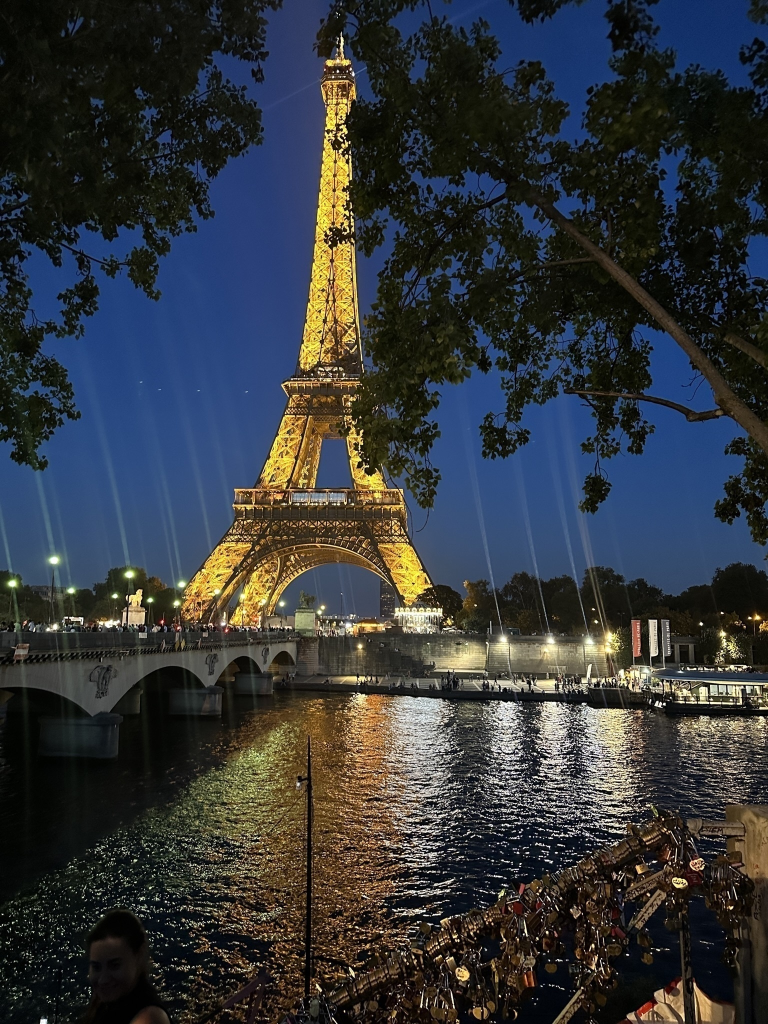
#> input picture review_opencv/images/3.jpeg, 1536 x 2048 px, found by its file name (shown at 1/2 size)
$ python Basic_Image_Manipulations.py
#> lines starting #> are read from the running program, lines starting #| are printed output that depends on the picture
import os
import cv2
import numpy as np
import matplotlib.pyplot as plt

# [20 lines of commented-out code are left out]
paris_img = cv2.imread("review_opencv/images/3.jpeg", cv2.IMREAD_COLOR)
#> paris_img is the input picture: shape (2048, 1536, 3); mean B, G, R 58.4, 54.8, 51.4
paris_img_rgb = cv2.cvtColor(paris_img, cv2.COLOR_BGR2RGB)
# [27 lines of commented-out code are left out]
paris_img_rgb_horz = cv2.flip(paris_img_rgb, 1)
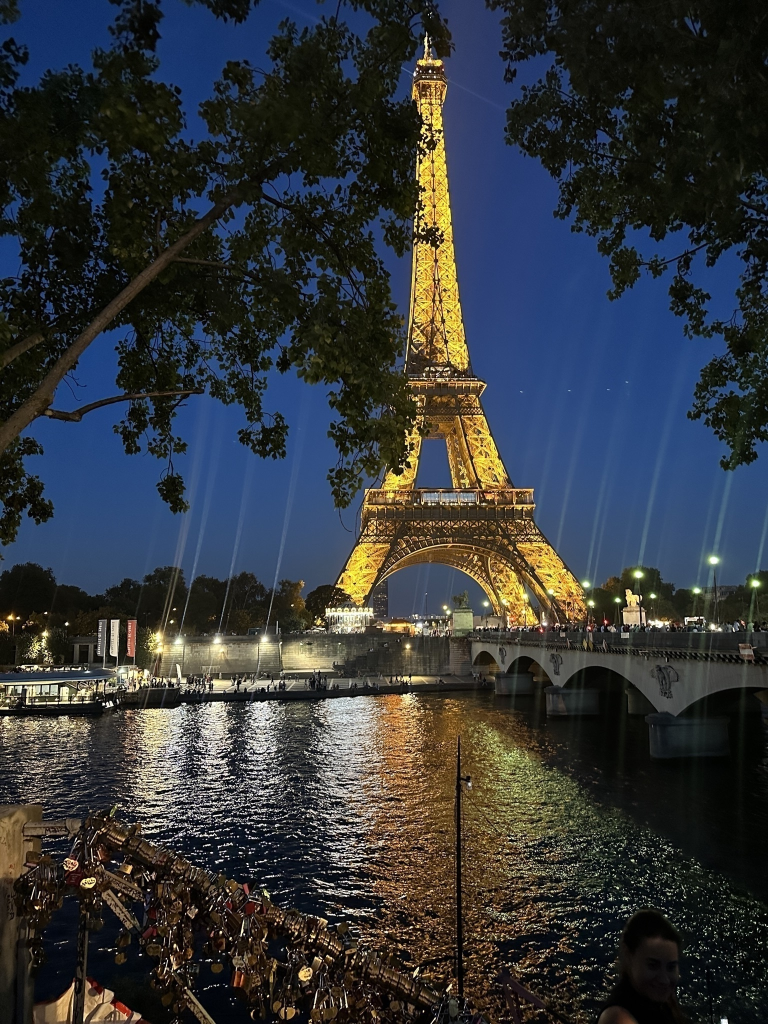
#> paris_img_rgb_horz: shape (2048, 1536, 3) (shown at 1/2 size); mean R, G, B 51.4, 54.8, 58.4
paris_img_rgb_vert = cv2.flip(paris_img_rgb, 0)
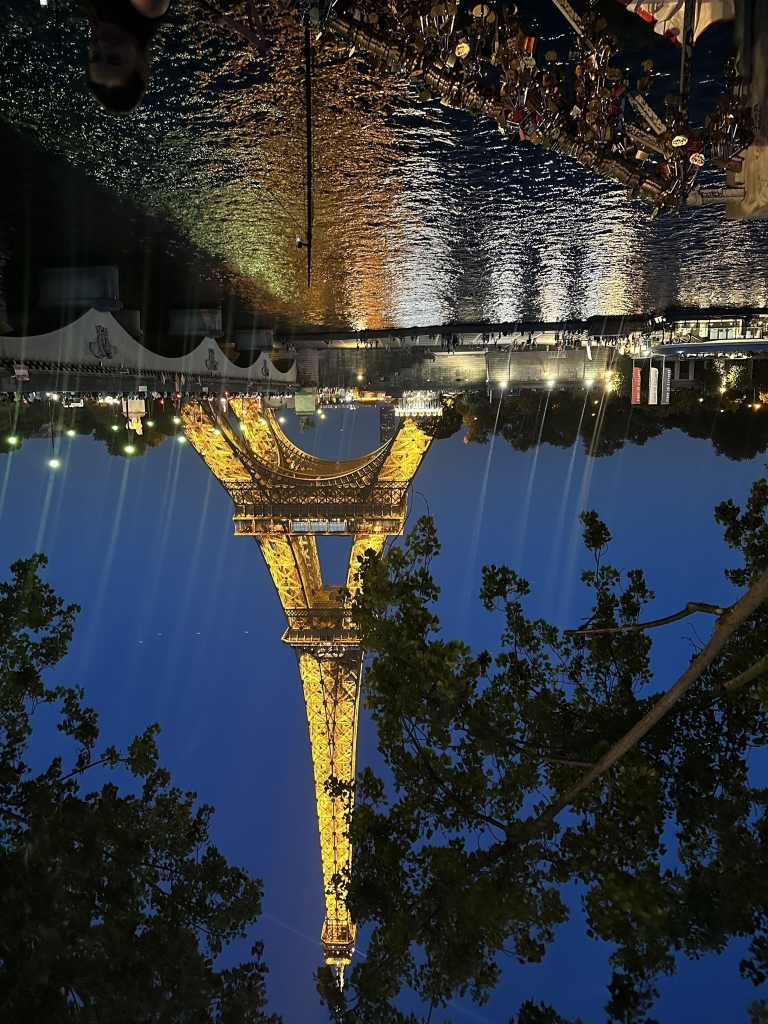
#> paris_img_rgb_vert: shape (2048, 1536, 3) (shown at 1/2 size); mean R, G, B 51.4, 54.8, 58.4
paris_img_rgb_both = cv2.flip(paris_img_rgb, -1)
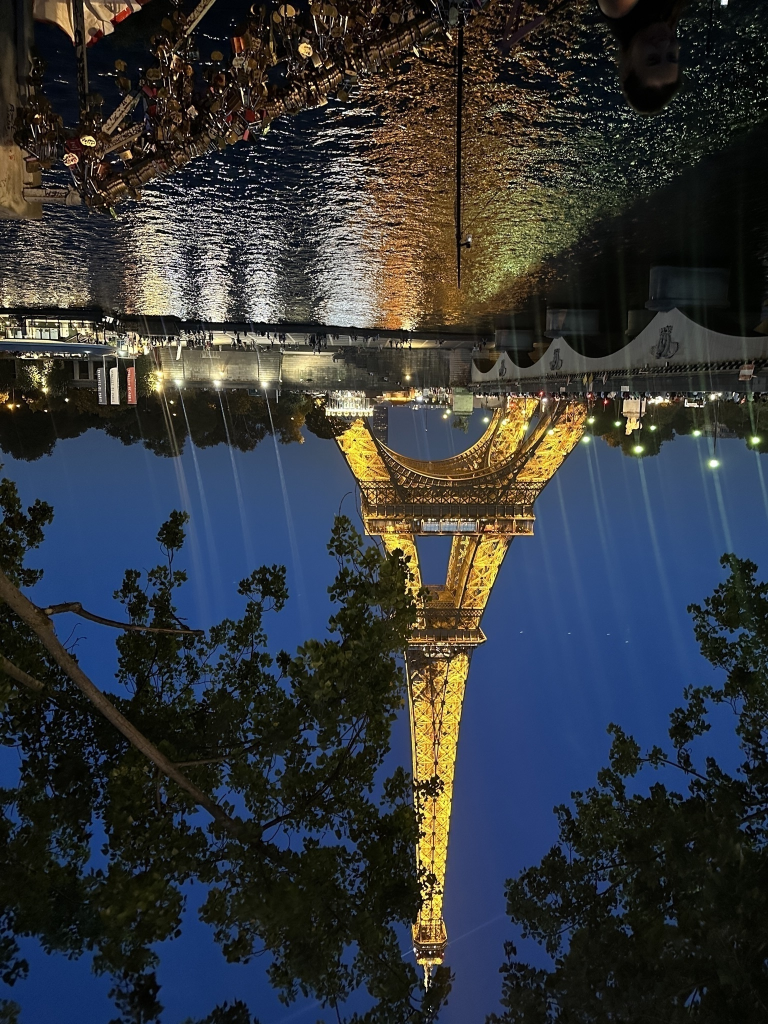
#> paris_img_rgb_both: shape (2048, 1536, 3) (shown at 1/2 size); mean R, G, B 51.4, 54.8, 58.4
plt.figure(figsize=(20, 10)) # Image size is width: 20in x height: 10in
plt.subplot(1, 4, 1), plt.imshow(paris_img_rgb_horz), plt.title("Horizontally Flipped")
plt.subplot(1, 4, 2), plt.imshow(paris_img_rgb_vert), plt.title("Vertically Flipped")
plt.subplot(1, 4, 3), plt.imshow(paris_img_rgb_both), plt.title("Both Flipped")
plt.subplot(1, 4, 4), plt.imshow(paris_img_rgb), plt.title("Original Image")
plt.show()
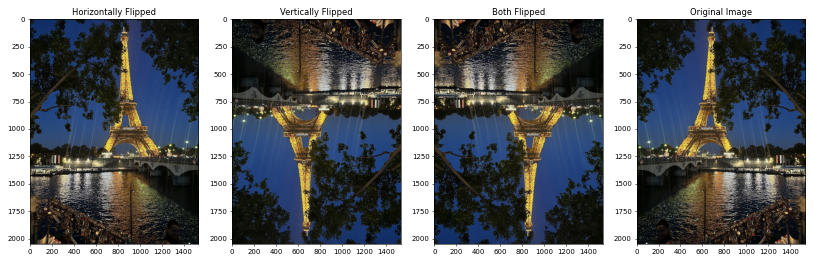
#> figure drawn by matplotlib, 4 panels

$ run again, with review_opencv/images/2.jpeg copied over review_opencv/images/3.jpeg
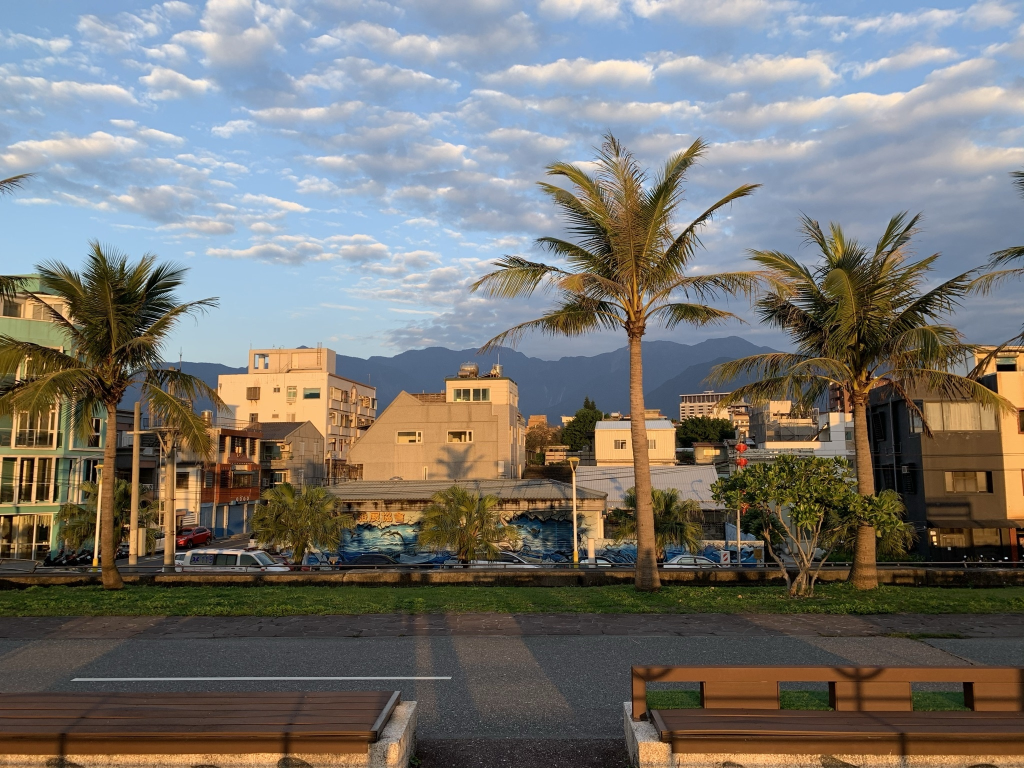
#> input picture review_opencv/images/2.jpeg, 2048 x 1536 px, found by its file name (shown at 1/2 size)
#> paris_img is the input picture: shape (1536, 2048, 3); mean B, G, R 112.9, 117.6, 120
#> `paris_img_rgb_both = cv2.flip(paris_img_rgb, -1)`:
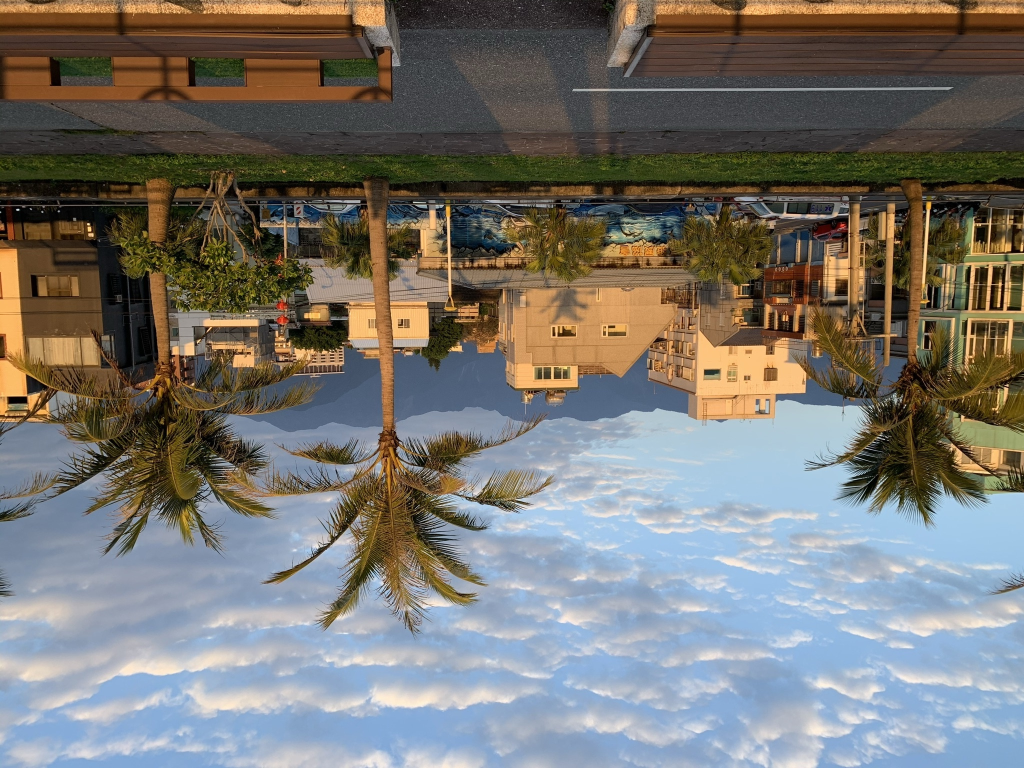
#> paris_img_rgb_both: shape (1536, 2048, 3) (shown at 1/2 size); mean R, G, B 120, 117.6, 112.9
#> `plt.show()`:
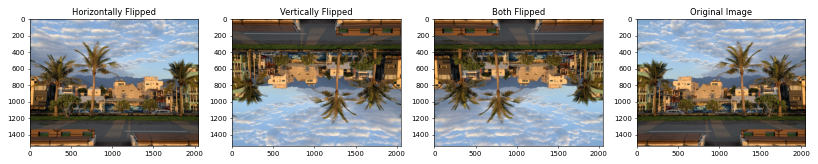
#> figure drawn by matplotlib, 4 panels

$ run again, with review_opencv/images/4.jpeg copied over review_opencv/images/3.jpeg
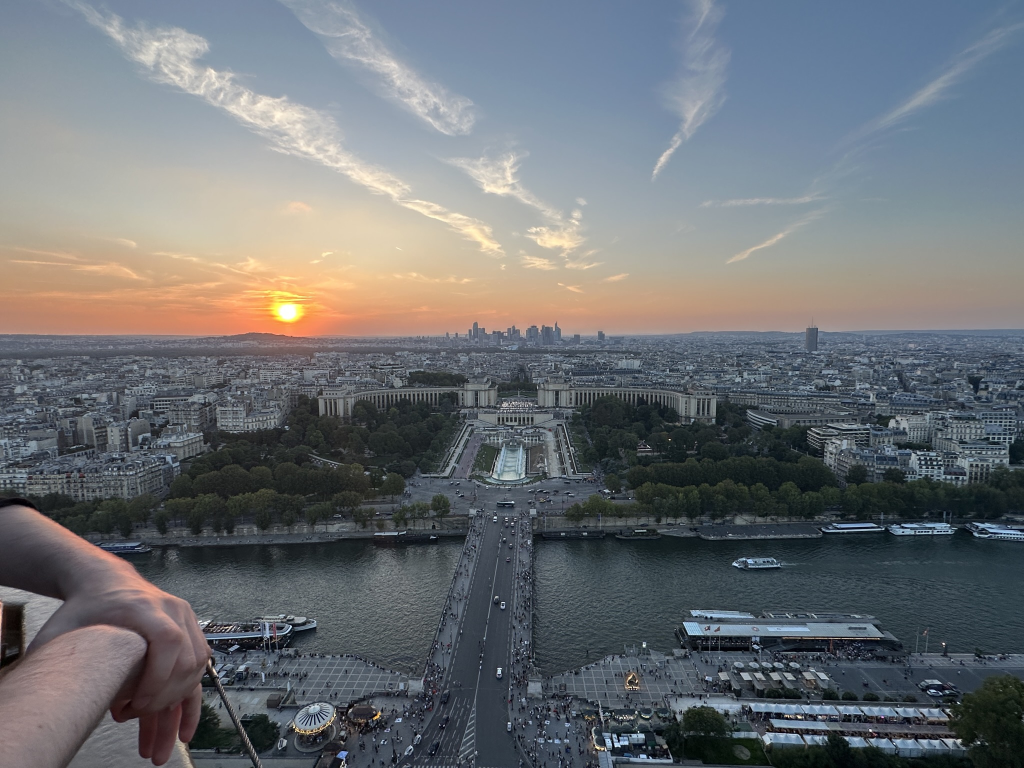
#> input picture review_opencv/images/4.jpeg, 2048 x 1536 px, found by its file name (shown at 1/2 size)
#> paris_img is the input picture: shape (1536, 2048, 3); mean B, G, R 115.4, 111.6, 108.1
#> `paris_img_rgb_both = cv2.flip(paris_img_rgb, -1)`:
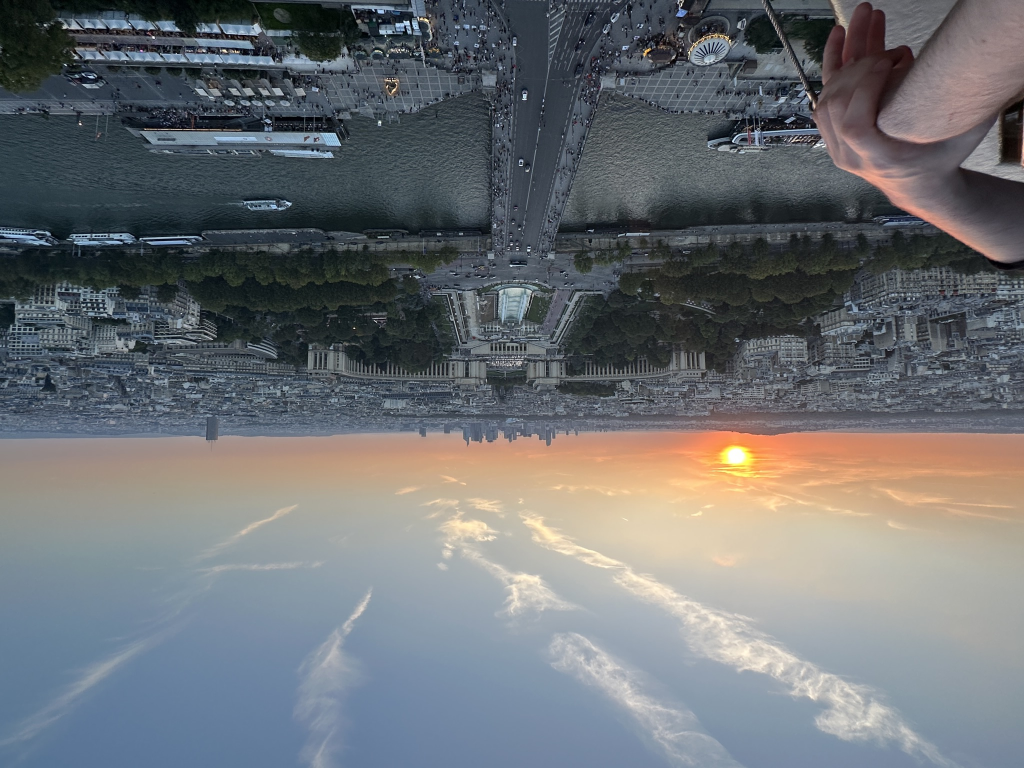
#> paris_img_rgb_both: shape (1536, 2048, 3) (shown at 1/2 size); mean R, G, B 108.1, 111.6, 115.4
#> `plt.show()`:
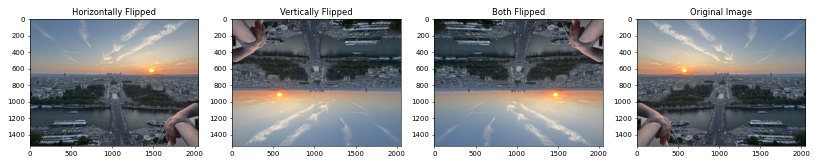
#> figure drawn by matplotlib, 4 panels

$ run again, with review_opencv/images/5.jpeg copied over review_opencv/images/3.jpeg
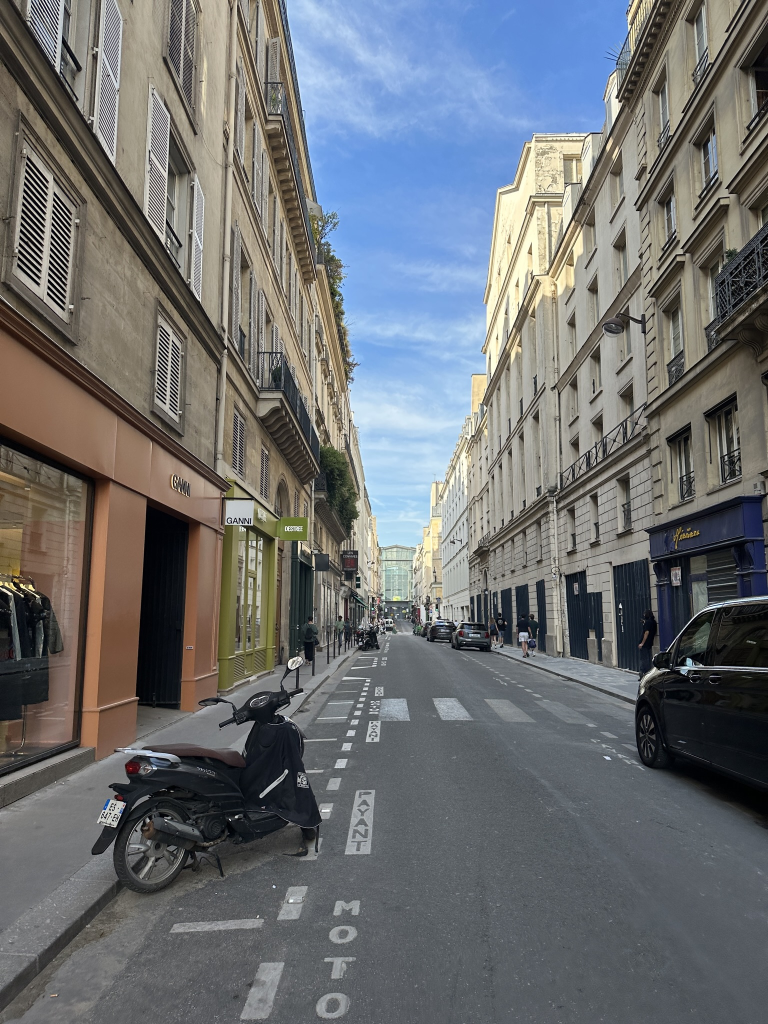
#> input picture review_opencv/images/5.jpeg, 1536 x 2048 px, found by its file name (shown at 1/2 size)
#> paris_img is the input picture: shape (2048, 1536, 3); mean B, G, R 113.5, 111.3, 108.9
#> `paris_img_rgb_both = cv2.flip(paris_img_rgb, -1)`:
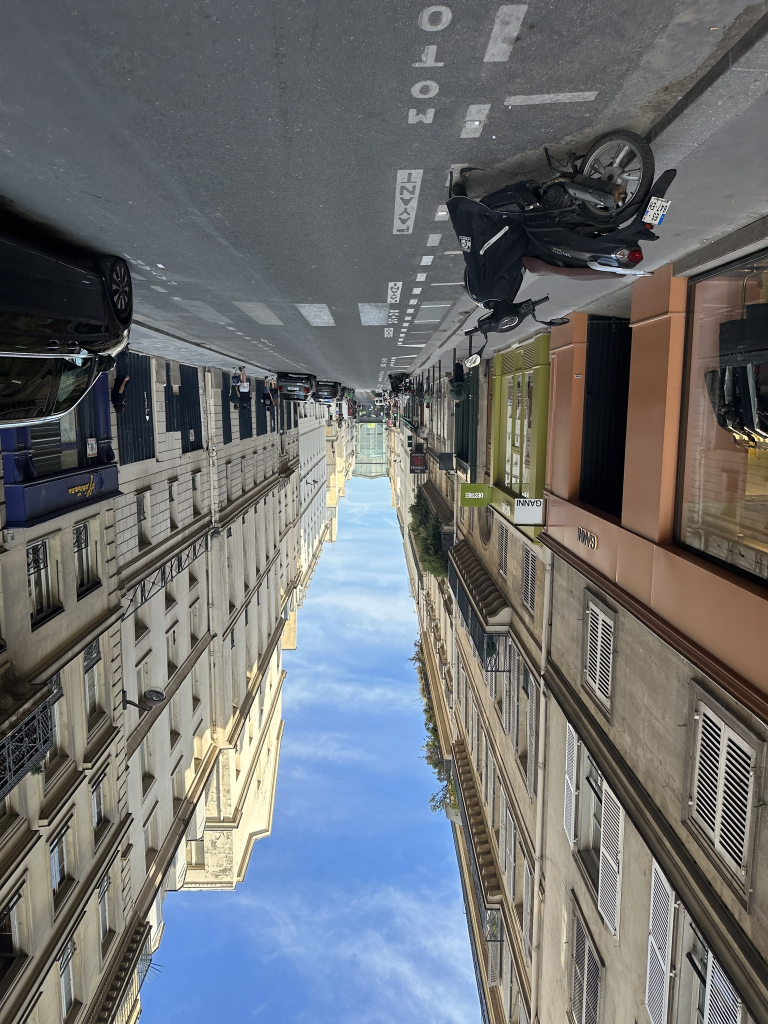
#> paris_img_rgb_both: shape (2048, 1536, 3) (shown at 1/2 size); mean R, G, B 108.9, 111.3, 113.5
#> `plt.show()`:
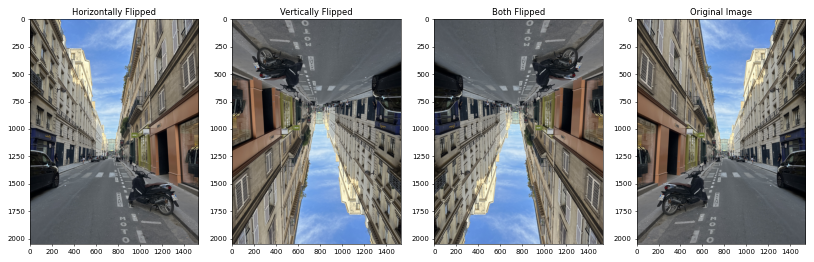
#> figure drawn by matplotlib, 4 panels
